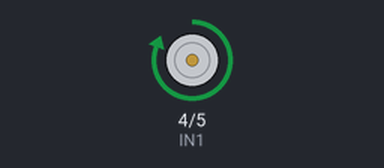
A sketch run on a simulated Arduino Uno, built with avr-gcc and run on an emulated ATmega328P. On the bench: motor-driver pin pairs drawn as motors (green arrow = first pin HIGH = forward, orange = second pin HIGH = backward, longer = more drive).

Above: at 1.0 s.
At 2.3 s:
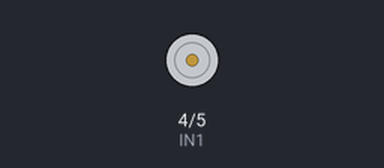
At 3.7 s:
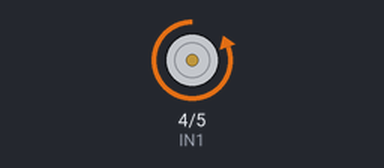
Timing chart, 0 to 6.1 s (numbered marks = the images above):
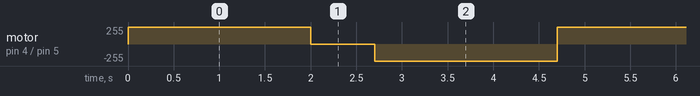

The sketch:

sketch_may26a.ino
```cpp
//Definicoes pinos Arduino ligados a entrada da Ponte H
int IN1 = 4;
int IN2 = 5;
//int IN3 = 6;
//int IN4 = 7;

void setup()
{
  //Define os pinos como saida
 pinMode(IN1, OUTPUT);
 pinMode(IN2, OUTPUT);
 //pinMode(IN3, OUTPUT);
 //pinMode(IN4, OUTPUT);
}

void loop()
{
 //Gira o Motor A no sentido horario
 digitalWrite(IN1, HIGH);
 digitalWrite(IN2, LOW);
 delay(2000);
 //Para o motor A
 digitalWrite(IN1, HIGH);
 digitalWrite(IN2, HIGH);
 delay(700);
 //Gira o Motor B no sentido horario
 //digitalWrite(IN3, HIGH);
 //digitalWrite(IN4, LOW);
 //delay(2000);
 //Para o motor B
 //digitalWrite(IN3, HIGH);
 //digitalWrite(IN4, HIGH);
 //delay(500);

 //Gira o Motor A no sentido anti-horario
 digitalWrite(IN1, LOW);
 digitalWrite(IN2, HIGH);
 delay(2000);
 //Para o motor A
 //digitalWrite(IN1, HIGH);
 //digitalWrite(IN2, HIGH);
 //delay(500);
 //Gira o Motor B no sentido anti-horario
 //digitalWrite(IN3, LOW);
 //digitalWrite(IN4, HIGH);
 //delay(2000);
 //Para o motor B
 //digitalWrite(IN3, HIGH);
 //digitalWrite(IN4, HIGH);
 //delay(500);
}
```

Measured:
- by itself, motor on pin 4 (IN1) / pin 5 (IN2): repeats every 4.7 s: stopped 0.70 s, backward 255/255 2.0 s, forward 255/255 2.0 s
